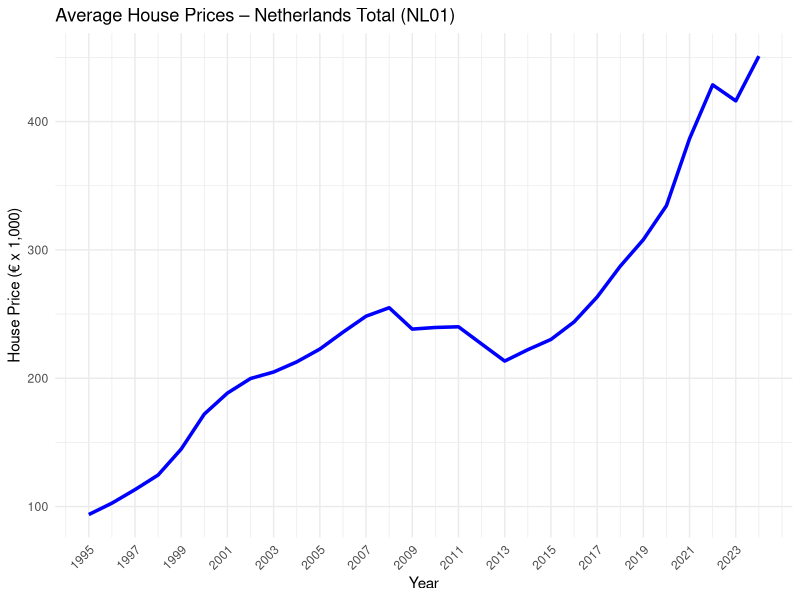
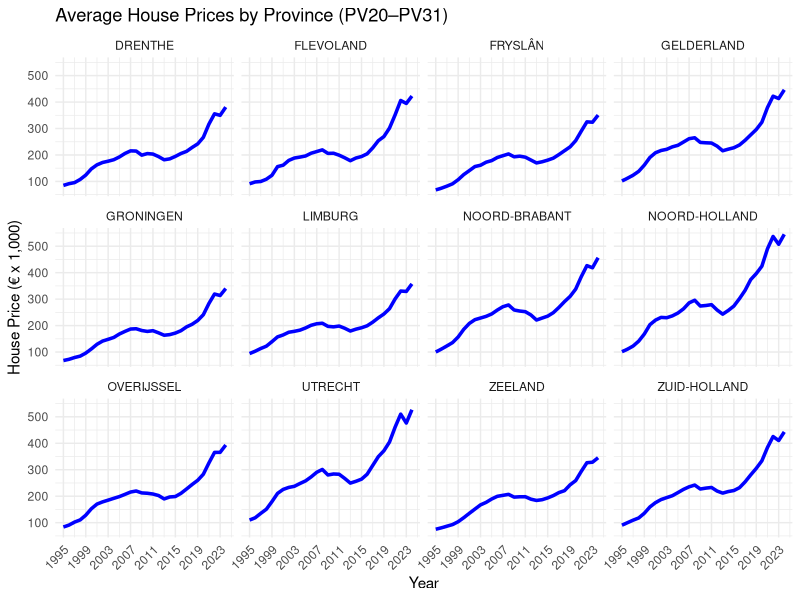
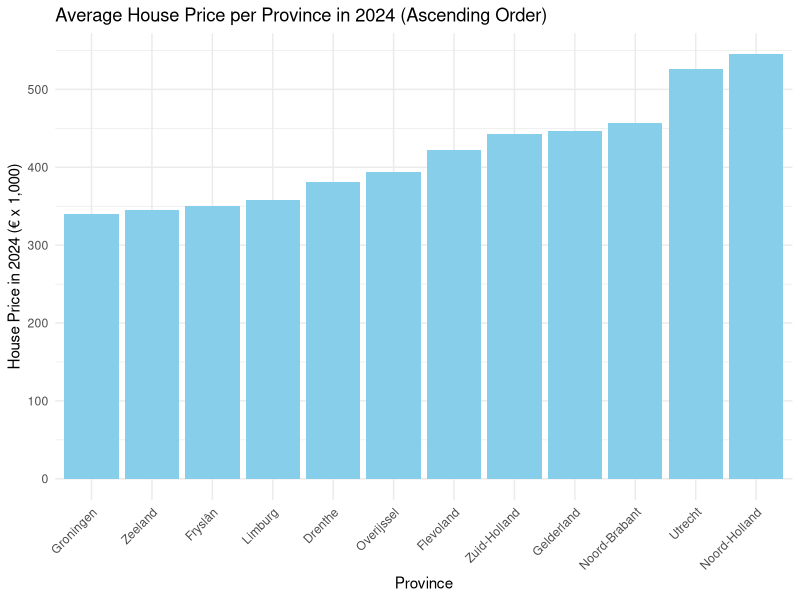
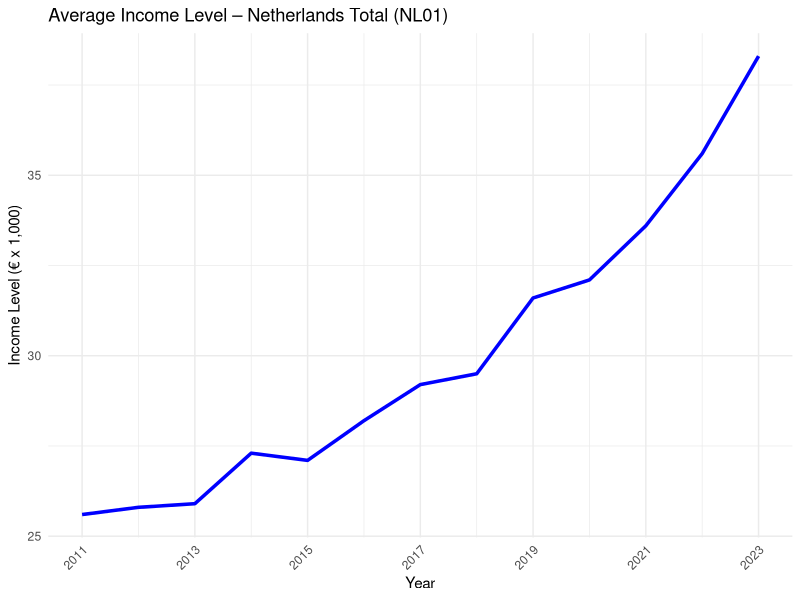
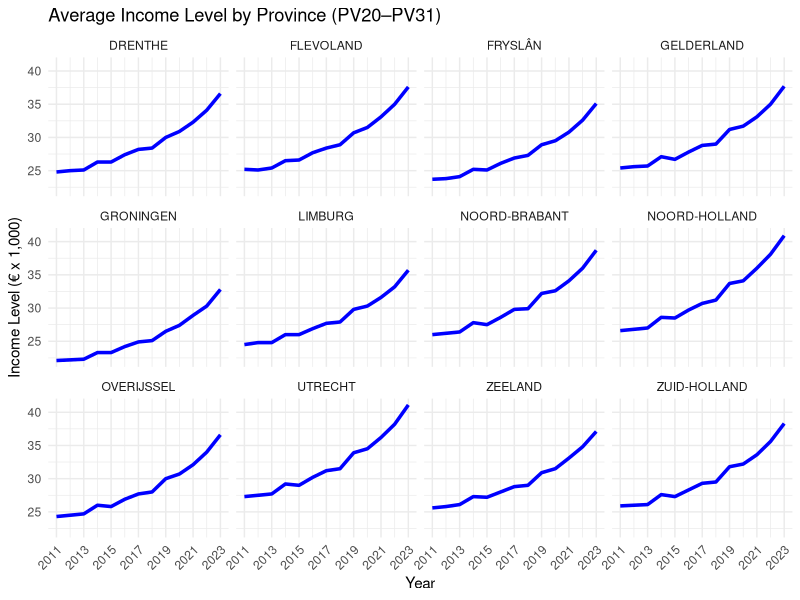
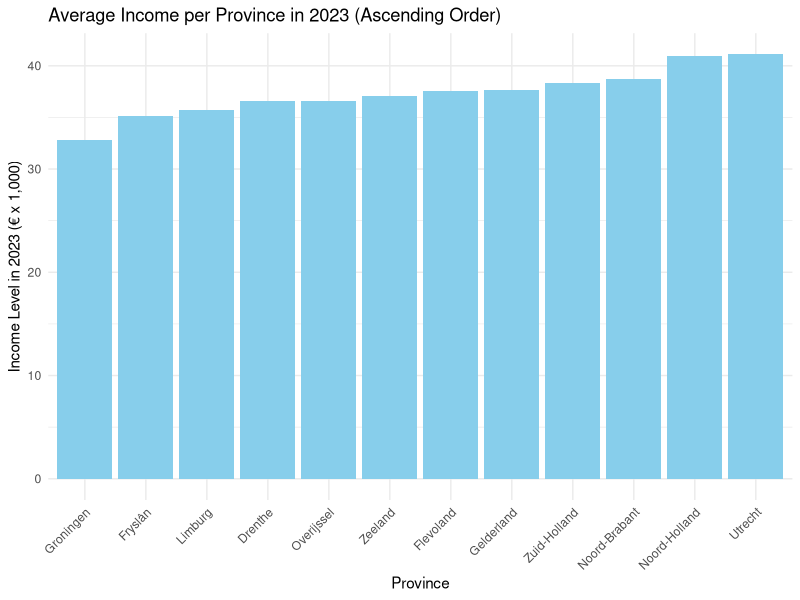

Here is the R script that generated these plots, in order:
library(tidyverse)
library(scales)

# Load datasets
df1 <- read_delim("71488ned_UntypedDataSet_05062025_175816.csv", delim = ";", show_col_types = FALSE)
df2 <- read_delim("83625NED_UntypedDataSet_05062025_101716.csv", delim = ";", show_col_types = FALSE)
df3 <- read_delim("86004NED_UntypedDataSet_07062025_175918.csv", delim = ";", show_col_types = FALSE)

# Pre-merge cleaning: align keys only
df1 <- df1 %>%
  mutate(RegioS = str_trim(tolower(RegioS)), Perioden = str_trim(tolower(Perioden)))

df2 <- df2 %>%
  mutate(RegioS = str_trim(tolower(RegioS)), Perioden = str_trim(tolower(Perioden)))

df3 <- df3 %>%
  mutate(RegioS = str_trim(tolower(RegioS)), Perioden = str_trim(tolower(Perioden)))

# Merge all datasets
merged_df <- list(df1, df2, df3) %>%
  reduce(full_join, by = c("RegioS", "Perioden"))

# Drop not used columns
merged_df <- merged_df %>%
  select(-matches("^ID(\\.x|\\.y)?$"), -starts_with("GestandaardiseerdInkomen"), -starts_with("Partner"), -starts_with("Mediaan"), -GemiddeldBesteedbaarInkomen_5)

# Then define numeric_like_cols based on what's left
numeric_like_cols <- merged_df %>%
  select(where(is.character)) %>%
  summarise(across(everything(), ~mean(str_detect(., "^\\s*[0-9,.]+\\s*$"), na.rm = TRUE))) %>%
  pivot_longer(everything(), names_to = "col", values_to = "pct_numeric") %>%
  filter(pct_numeric > 0.8) %>%
  pull(col)

# Clean character columns by trimming and parse those that are mostly numeric
merged_df <- merged_df %>%
  mutate(across(where(is.character), ~str_trim(.))) %>%
  mutate(across(all_of(numeric_like_cols), ~ parse_number(.) %>% suppressWarnings()))

# Rename RegioS codes to province names
province_map <- c(
  "pv20" = "Groningen",
  "pv21" = "Fryslân",
  "pv22" = "Drenthe",
  "pv23" = "Overijssel",
  "pv24" = "Flevoland",
  "pv25" = "Gelderland",
  "pv26" = "Utrecht",
  "pv27" = "Noord-Holland",
  "pv28" = "Zuid-Holland",
  "pv29" = "Zeeland",
  "pv30" = "Noord-Brabant",
  "pv31" = "Limburg",
  "nl01" = "Nederland"
)

merged_df <- merged_df %>%
  mutate(RegioS = recode(RegioS, !!!province_map))

# Multiply income and household columns by 1,000
merged_df <- merged_df %>%
  mutate(
    ParticuliereHuishoudens_1 = ParticuliereHuishoudens_1 * 1000,
    GemiddeldGestandaardiseerdInkomen_3 = GemiddeldGestandaardiseerdInkomen_3 * 1000
  )

cat("\n---- MERGED_DF (Population, Housing Prices and Income) ----\n")
glimpse(merged_df)
print(head(merged_df, 10))

# =========================
# Plot 1: National level (NL01)
# =========================
p1 <- merged_df %>%
  filter(RegioS == "Nederland", str_detect(Perioden, "^\\d{4}jj00$")) %>%
  mutate(Jaar = as.integer(str_sub(Perioden, 1, 4))) %>%
  drop_na(GemiddeldeVerkoopprijs_1) %>%
  ggplot(aes(x = Jaar, y = GemiddeldeVerkoopprijs_1 / 1000)) +
  geom_line(color = "blue", linewidth = 1.2, na.rm = TRUE) +
  scale_y_continuous(name = "House Price (€ x 1,000)") +
  scale_x_continuous(breaks = seq(1995, 2024, 2)) +
  labs(
    title = "Average House Prices – Netherlands Total (NL01)",
    x = "Year"
  ) +
  theme_minimal() +
  theme(axis.text.x = element_text(angle = 45, hjust = 1))

print(p1)

# =========================
# Plot 2: Provinces PV20–PV31
# =========================
  p2 <- merged_df %>%
  filter(RegioS %in% province_map[1:12], str_detect(Perioden, "^\\d{4}jj00$")) %>%
  mutate(Jaar = as.integer(str_sub(Perioden, 1, 4)), RegioS = toupper(RegioS)) %>%
  drop_na(GemiddeldeVerkoopprijs_1) %>%
    ggplot(aes(x = Jaar, y = GemiddeldeVerkoopprijs_1 / 1000)) +
    geom_line(color = "blue", linewidth = 1.2, na.rm = TRUE) +
    scale_y_continuous(name = "House Price (€ x 1,000)") +
    scale_x_continuous(breaks = seq(1995, 2024, 4)) +
    labs(
      title = "Average House Prices by Province (PV20–PV31)",
      x = "Year"
    ) +
    facet_wrap(~ RegioS) +
    theme_minimal() +
    theme(axis.text.x = element_text(angle = 45, hjust = 1))
  
print(p2)

  # =========================
  # Plot 3: Bar Chart – Housing Prices in 2024 by Province
  # =========================
  p3 <- merged_df %>%
    filter(RegioS %in% province_map[1:12], Perioden == "2024jj00") %>%
    drop_na(GemiddeldeVerkoopprijs_1) %>%
    distinct(RegioS, .keep_all = TRUE) %>%
    arrange(GemiddeldeVerkoopprijs_1) %>%
    mutate(RegioS = factor(RegioS, levels = RegioS)) %>%
    ggplot(aes(x = RegioS, y = GemiddeldeVerkoopprijs_1 / 1000)) +
    geom_bar(stat = "identity", fill = "skyblue") +
    scale_y_continuous(name = "House Price in 2024 (€ x 1,000)", breaks = seq(0, 600, 100)) +
    labs(
      title = "Average House Price per Province in 2024 (Ascending Order)",
      x = "Province"
    ) +
    theme_minimal() +
    theme(axis.text.x = element_text(angle = 45, hjust = 1))
  
  print(p3)
  
  # =========================
  # Plot 4: Income National level (NL01)
  # =========================
  p4 <- merged_df %>%
    filter(RegioS == "Nederland", str_detect(Perioden, "^\\d{4}jj00$"), KenmerkenVanHuishoudens == 1050010) %>%
    mutate(Jaar = as.integer(str_sub(Perioden, 1, 4))) %>%
    drop_na(GemiddeldGestandaardiseerdInkomen_3) %>%
    ggplot(aes(x = Jaar, y = GemiddeldGestandaardiseerdInkomen_3 / 1000)) +
    geom_line(color = "blue", linewidth = 1.2, na.rm = TRUE) +
    scale_y_continuous(name = "Income Level (€ x 1,000)") +
    scale_x_continuous(breaks = seq(2011, 2023, 2)) +
    labs(
      title = "Average Income Level – Netherlands Total (NL01)",
      x = "Year"
    ) +
    theme_minimal() +
    theme(axis.text.x = element_text(angle = 45, hjust = 1))
  
  print(p4)
  
  # =========================
  # Plot 5: Income Provinces PV20–PV31
  # =========================
  p5 <- merged_df %>%
    filter(RegioS %in% province_map[1:12], str_detect(Perioden, "^\\d{4}jj00$"), KenmerkenVanHuishoudens == 1050010) %>%
    mutate(Jaar = as.integer(str_sub(Perioden, 1, 4)), RegioS = toupper(RegioS)) %>%
    drop_na(GemiddeldGestandaardiseerdInkomen_3) %>%
    ggplot(aes(x = Jaar, y = GemiddeldGestandaardiseerdInkomen_3 / 1000)) +
    geom_line(color = "blue", linewidth = 1.2, na.rm = TRUE) +
    scale_y_continuous(name = "Income Level (€ x 1,000)") +
    scale_x_continuous(breaks = seq(2011, 2023, 2)) +
    labs(
      title = "Average Income Level by Province (PV20–PV31)",
      x = "Year"
    ) +
    facet_wrap(~ RegioS) +
    theme_minimal() +
    theme(axis.text.x = element_text(angle = 45, hjust = 1))
  
  print(p5)
 
  # =========================
  # Plot 6: Bar Chart – Housing Prices in 2024 by Province
  # =========================
  p6 <- merged_df %>%
    filter(RegioS %in% province_map[1:12], Perioden == "2023jj00", KenmerkenVanHuishoudens == 1050010) %>%
    drop_na(GemiddeldGestandaardiseerdInkomen_3) %>%
    distinct(RegioS, .keep_all = TRUE) %>%
    arrange(GemiddeldGestandaardiseerdInkomen_3) %>%
    mutate(RegioS = factor(RegioS, levels = RegioS)) %>%
    ggplot(aes(x = RegioS, y = GemiddeldGestandaardiseerdInkomen_3 / 1000)) +
    geom_bar(stat = "identity", fill = "skyblue") +
    scale_y_continuous(name = "Income Level in 2023 (€ x 1,000)", breaks = seq(0, 50, 10)) +
    labs(
      title = "Average Income per Province in 2023 (Ascending Order)",
      x = "Province"
    ) +
    theme_minimal() +
    theme(axis.text.x = element_text(angle = 45, hjust = 1))
  
  print(p6)
   
  #Variable house prijs increase vs inkomen increase
  #Variable living on themselves 
  #plot mensen die opzich wonen per leeftijdsgroep
  #plot mensen met eigen huis inkomen vs mensen huurwoning zonder toeslag vs mensen huurwoning met toeslag
  #plot iets die population splitsing doen maar lastig te bedenken
  #kan nog OLS gooien op de time series voor extrepolatie
  #zelfde voor inkomen OLS kan ook en dan zeggen gat gaat alleen maar groter worden tussen de twee
  #OLS wss niet de beste aangezien de lijnen absoluut niet linear zijn dus wss ramsey reset niet doorkomen dus die ook checken, heteroskedacity, normality, exogeneity. niet aanpassen gewoon zeggen als de test dat aangeeft dat het niet zo is dus de estimate wss niet super accuraat is.
  #wellicht gemeente ook nog inkomen en huizenprijzen voor doen
  
  
  
  